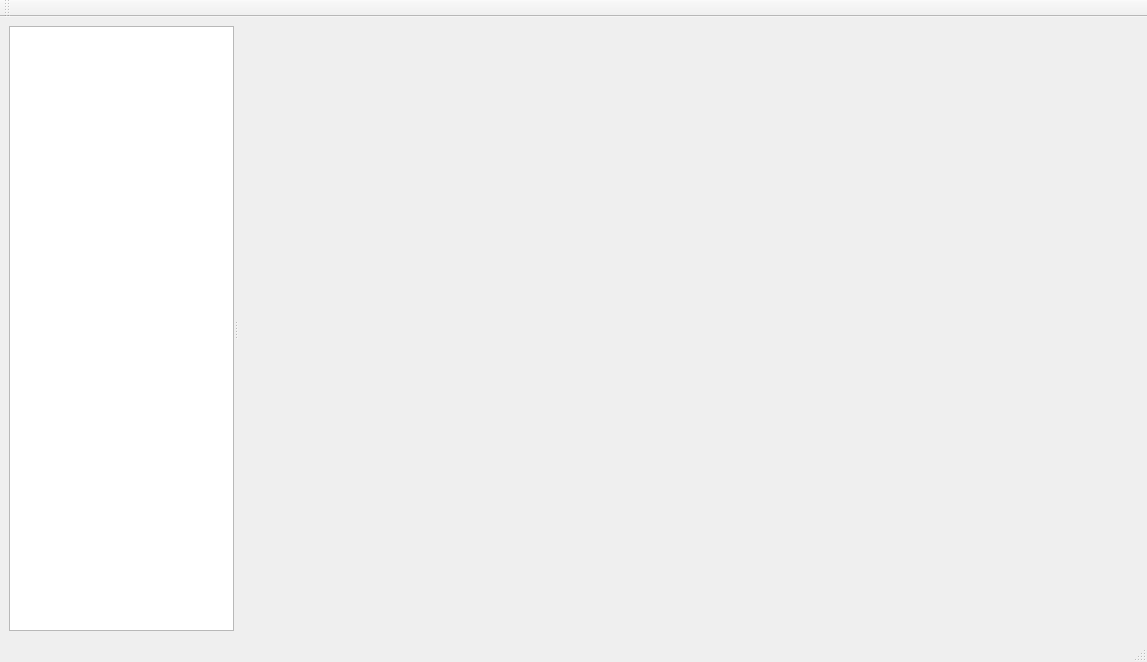
<?xml version="1.0" encoding="UTF-8"?>
<ui version="4.0">
 <class>Mainwindow</class>
 <widget class="QMainWindow" name="Mainwindow">
  <property name="geometry">
   <rect>
    <x>0</x>
    <y>0</y>
    <width>1147</width>
    <height>662</height>
   </rect>
  </property>
  <property name="windowTitle">
   <string>MainWindow</string>
  </property>
  <widget class="QWidget" name="centralwidget">
   <layout class="QVBoxLayout" name="verticalLayout">
    <item>
     <widget class="QSplitter" name="splitter">
      <property name="orientation">
       <enum>Qt::Horizontal</enum>
      </property>
      <widget class="QTreeWidget" name="treeWidget">
       <property name="sizePolicy">
        <sizepolicy hsizetype="Preferred" vsizetype="Preferred">
         <horstretch>0</horstretch>
         <verstretch>0</verstretch>
        </sizepolicy>
       </property>
       <property name="headerHidden">
        <bool>true</bool>
       </property>
       <column>
        <property name="text">
         <string notr="true">1</string>
        </property>
       </column>
      </widget>
      <widget class="QWidget" name="widget" native="true">
       <property name="sizePolicy">
        <sizepolicy hsizetype="Expanding" vsizetype="Preferred">
         <horstretch>100</horstretch>
         <verstretch>0</verstretch>
        </sizepolicy>
       </property>
       <property name="minimumSize">
        <size>
         <width>900</width>
         <height>0</height>
        </size>
       </property>
      </widget>
     </widget>
    </item>
   </layout>
  </widget>
  <widget class="QMenuBar" name="menubar">
   <property name="geometry">
    <rect>
     <x>0</x>
     <y>0</y>
     <width>1147</width>
     <height>23</height>
    </rect>
   </property>
  </widget>
  <widget class="QStatusBar" name="statusbar"/>
  <widget class="QToolBar" name="toolBar">
   <property name="windowTitle">
    <string>toolBar</string>
   </property>
   <attribute name="toolBarArea">
    <enum>TopToolBarArea</enum>
   </attribute>
   <attribute name="toolBarBreak">
    <bool>false</bool>
   </attribute>
  </widget>
 </widget>
 <resources/>
 <connections/>
</ui>
